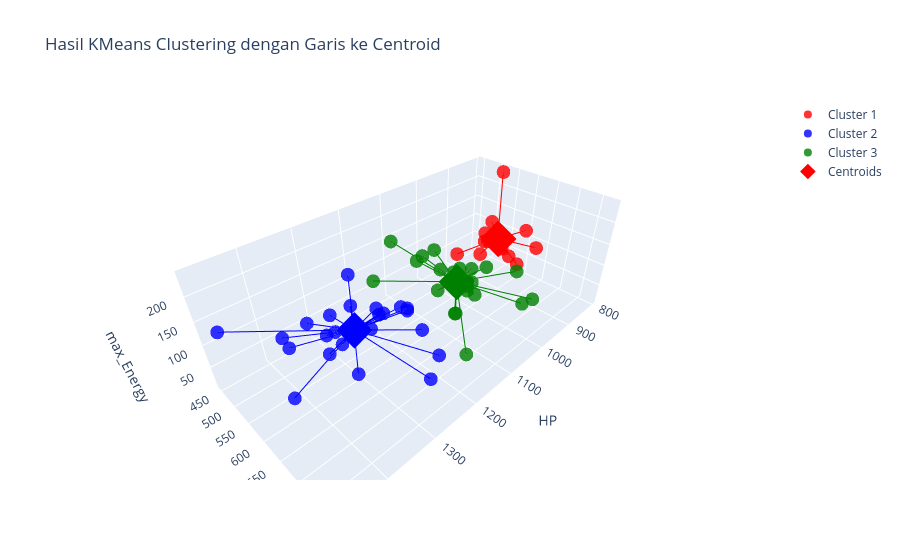

Notebook cell for this chart:
### Code cell
import plotly.graph_objs as go

# Define cluster colors
cluster_colors = ['red', 'blue', 'green']

# Create scatter plots for each cluster
trace1 = go.Scatter3d(
    x=df_train[y_kmeans == 0].iloc[:, 0],
    y=df_train[y_kmeans == 0].iloc[:, 1],
    z=df_train[y_kmeans == 0].iloc[:, 2],
    mode='markers',
    marker=dict(size=8, color=cluster_colors[0], opacity=0.8),
    name='Cluster 1'
)

trace2 = go.Scatter3d(
    x=df_train[y_kmeans == 1].iloc[:, 0],
    y=df_train[y_kmeans == 1].iloc[:, 1],
    z=df_train[y_kmeans == 1].iloc[:, 2],
    mode='markers',
    marker=dict(size=8, color=cluster_colors[1], opacity=0.8),
    name='Cluster 2'
)

trace3 = go.Scatter3d(
    x=df_train[y_kmeans == 2].iloc[:, 0],
    y=df_train[y_kmeans == 2].iloc[:, 1],
    z=df_train[y_kmeans == 2].iloc[:, 2],
    mode='markers',
    marker=dict(size=8, color=cluster_colors[2], opacity=0.8),
    name='Cluster 3'
)

# Create lines between points and centroids for each cluster
lines = []

for cluster_idx, color in enumerate(cluster_colors):
    for i in range(len(df_train[y_kmeans == cluster_idx])):
        lines.append(
            go.Scatter3d(
                x=[df_train.iloc[y_kmeans == cluster_idx, 0].values[i], kmeansmodel.cluster_centers_[cluster_idx, 0]],
                y=[df_train.iloc[y_kmeans == cluster_idx, 1].values[i], kmeansmodel.cluster_centers_[cluster_idx, 1]],
                z=[df_train.iloc[y_kmeans == cluster_idx, 2].values[i], kmeansmodel.cluster_centers_[cluster_idx, 2]],
                mode='lines',
                line=dict(color=color, width=2),
                showlegend=False  # No legend for individual lines
            )
        )

# Scatter plot for centroids
centroids = go.Scatter3d(
    x=kmeansmodel.cluster_centers_[:, 0],
    y=kmeansmodel.cluster_centers_[:, 1],
    z=kmeansmodel.cluster_centers_[:, 2],
    mode='markers',
    marker=dict(size=12, color=cluster_colors, symbol='diamond', opacity=1),
    name='Centroids'
)

# Define layout
layout = go.Layout(
    title='Hasil KMeans Clustering dengan Garis ke Centroid',
    scene=dict(
        xaxis_title='HP',
        yaxis_title='ATK',
        zaxis_title='max_Energy'
    ),
    showlegend=True
)

# Combine traces (clusters, centroids, and lines)
fig = go.Figure(data=[trace1, trace2, trace3, centroids] + lines, layout=layout)

# Show the interactive plot
fig.show()

### Figure 1 — Plotly figure (JSON) as saved in the notebook; plotly's stock layout.template omitted (floating-point values rounded to 4 significant figures)
{"data": [{"marker": {"color": "red", "opacity": 0.8, "size": 8}, "mode": "markers", "name": "Cluster 1", "type": "scatter3d", "x": [882, 953, 931, 917, 988, 917, 931, 847, 917, 917, 893, 882, 917, 811, 815], "y": [547, 582, 640, 653, 547, 582, 621, 529, 564, 600, 679, 582, 564, 600, 524], "z": [100, 110, 120, 100, 110, 130, 130, 130, 120, 130, 140, 120, 140, 120, 240]}, {"marker": {"color": "blue", "opacity": 0.8, "size": 8}, "mode": "markers", "name": "Cluster 2", "type": "scatter3d", "x": [1200, 1242, 1397, 1242, 1341, 1281, 1358, 1475, 1319, 1463, 1242, 1358, 1358, 1358, 1358, 1305, 1203, 1397, 1281, 1270, 1203, 1203, 1242], "y": [600, 582, 543, 737, 617, 757, 543, 466, 563, 679, 699, 602, 602, 679, 679, 529, 446, 524, 640, 600, 621, 621, 602], "z": [110, 120, 100, 110, 120, 100, 130, 135, 100, 140, 140, 140, 100, 240, 110, 110, 110, 110, 160, 100, 115, 120, 120]}, {"marker": {"color": "green", "opacity": 0.8, "size": 8}, "mode": "markers", "name": "Cluster 3", "type": "scatter3d", "x": [1058, 1048, 1125, 1087, 1048, 1023, 1164, 1023, 1058, 1023, 1164, 1058, 1048, 1058, 1048, 1087, 1048, 1087, 1125, 1087, 1087, 1087], "y": [512, 757, 621, 679, 640, 512, 476, 617, 494, 653, 699, 600, 602, 564, 737, 660, 776, 660, 699, 660, 640, 446], "z": [120, 120, 120, 120, 110, 120, 90, 120, 100, 140, 130, 120, 12, 110, 180, 130, 140, 120, 9, 140, 160, 140]}, {"marker": {"color": ["red", "blue", "green"], "opacity": 1, "size": 12, "symbol": "diamond"}, "mode": "markers", "name": "Centroids", "type": "scatter3d", "x": [901.2, 1309.0, 1075.0], "y": [587.6, 605.7, 622.9], "z": [129.3, 123.5, 116.0]}, {"line": {"color": "red", "width": 2}, "mode": "lines", "showlegend": false, "type": "scatter3d", "x": [882, 901.2], "y": [547, 587.6], "z": [100, 129.3]}, {"line": {"color": "red", "width": 2}, "mode": "lines", "showlegend": false, "type": "scatter3d", "x": [953, 901.2], "y": [582, 587.6], "z": [110, 129.3]}, {"line": {"color": "red", "width": 2}, "mode": "lines", "showlegend": false, "type": "scatter3d", "x": [931, 901.2], "y": [640, 587.6], "z": [120, 129.3]}, {"line": {"color": "red", "width": 2}, "mode": "lines", "showlegend": false, "type": "scatter3d", "x": [917, 901.2], "y": [653, 587.6], "z": [100, 129.3]}, {"line": {"color": "red", "width": 2}, "mode": "lines", "showlegend": false, "type": "scatter3d", "x": [988, 901.2], "y": [547, 587.6], "z": [110, 129.3]}, {"line": {"color": "red", "width": 2}, "mode": "lines", "showlegend": false, "type": "scatter3d", "x": [917, 901.2], "y": [582, 587.6], "z": [130, 129.3]}, {"line": {"color": "red", "width": 2}, "mode": "lines", "showlegend": false, "type": "scatter3d", "x": [931, 901.2], "y": [621, 587.6], "z": [130, 129.3]}, {"line": {"color": "red", "width": 2}, "mode": "lines", "showlegend": false, "type": "scatter3d", "x": [847, 901.2], "y": [529, 587.6], "z": [130, 129.3]}, {"line": {"color": "red", "width": 2}, "mode": "lines", "showlegend": false, "type": "scatter3d", "x": [917, 901.2], "y": [564, 587.6], "z": [120, 129.3]}, {"line": {"color": "red", "width": 2}, "mode": "lines", "showlegend": false, "type": "scatter3d", "x": [917, 901.2], "y": [600, 587.6], "z": [130, 129.3]}, {"line": {"color": "red", "width": 2}, "mode": "lines", "showlegend": false, "type": "scatter3d", "x": [893, 901.2], "y": [679, 587.6], "z": [140, 129.3]}, {"line": {"color": "red", "width": 2}, "mode": "lines", "showlegend": false, "type": "scatter3d", "x": [882, 901.2], "y": [582, 587.6], "z": [120, 129.3]}, {"line": {"color": "red", "width": 2}, "mode": "lines", "showlegend": false, "type": "scatter3d", "x": [917, 901.2], "y": [564, 587.6], "z": [140, 129.3]}, {"line": {"color": "red", "width": 2}, "mode": "lines", "showlegend": false, "type": "scatter3d", "x": [811, 901.2], "y": [600, 587.6], "z": [120, 129.3]}, {"line": {"color": "red", "width": 2}, "mode": "lines", "showlegend": false, "type": "scatter3d", "x": [815, 901.2], "y": [524, 587.6], "z": [240, 129.3]}, {"line": {"color": "blue", "width": 2}, "mode": "lines", "showlegend": false, "type": "scatter3d", "x": [1200, 1309.0], "y": [600, 605.7], "z": [110, 123.5]}, {"line": {"color": "blue", "width": 2}, "mode": "lines", "showlegend": false, "type": "scatter3d", "x": [1242, 1309.0], "y": [582, 605.7], "z": [120, 123.5]}, {"line": {"color": "blue", "width": 2}, "mode": "lines", "showlegend": false, "type": "scatter3d", "x": [1397, 1309.0], "y": [543, 605.7], "z": [100, 123.5]}, {"line": {"color": "blue", "width": 2}, "mode": "lines", "showlegend": false, "type": "scatter3d", "x": [1242, 1309.0], "y": [737, 605.7], "z": [110, 123.5]}, {"line": {"color": "blue", "width": 2}, "mode": "lines", "showlegend": false, "type": "scatter3d", "x": [1341, 1309.0], "y": [617, 605.7], "z": [120, 123.5]}, {"line": {"color": "blue", "width": 2}, "mode": "lines", "showlegend": false, "type": "scatter3d", "x": [1281, 1309.0], "y": [757, 605.7], "z": [100, 123.5]}, {"line": {"color": "blue", "width": 2}, "mode": "lines", "showlegend": false, "type": "scatter3d", "x": [1358, 1309.0], "y": [543, 605.7], "z": [130, 123.5]}, {"line": {"color": "blue", "width": 2}, "mode": "lines", "showlegend": false, "type": "scatter3d", "x": [1475, 1309.0], "y": [466, 605.7], "z": [135, 123.5]}, {"line": {"color": "blue", "width": 2}, "mode": "lines", "showlegend": false, "type": "scatter3d", "x": [1319, 1309.0], "y": [563, 605.7], "z": [100, 123.5]}, {"line": {"color": "blue", "width": 2}, "mode": "lines", "showlegend": false, "type": "scatter3d", "x": [1463, 1309.0], "y": [679, 605.7], "z": [140, 123.5]}, {"line": {"color": "blue", "width": 2}, "mode": "lines", "showlegend": false, "type": "scatter3d", "x": [1242, 1309.0], "y": [699, 605.7], "z": [140, 123.5]}, {"line": {"color": "blue", "width": 2}, "mode": "lines", "showlegend": false, "type": "scatter3d", "x": [1358, 1309.0], "y": [602, 605.7], "z": [140, 123.5]}, {"line": {"color": "blue", "width": 2}, "mode": "lines", "showlegend": false, "type": "scatter3d", "x": [1358, 1309.0], "y": [602, 605.7], "z": [100, 123.5]}, {"line": {"color": "blue", "width": 2}, "mode": "lines", "showlegend": false, "type": "scatter3d", "x": [1358, 1309.0], "y": [679, 605.7], "z": [240, 123.5]}, {"line": {"color": "blue", "width": 2}, "mode": "lines", "showlegend": false, "type": "scatter3d", "x": [1358, 1309.0], "y": [679, 605.7], "z": [110, 123.5]}, {"line": {"color": "blue", "width": 2}, "mode": "lines", "showlegend": false, "type": "scatter3d", "x": [1305, 1309.0], "y": [529, 605.7], "z": [110, 123.5]}, {"line": {"color": "blue", "width": 2}, "mode": "lines", "showlegend": false, "type": "scatter3d", "x": [1203, 1309.0], "y": [446, 605.7], "z": [110, 123.5]}, {"line": {"color": "blue", "width": 2}, "mode": "lines", "showlegend": false, "type": "scatter3d", "x": [1397, 1309.0], "y": [524, 605.7], "z": [110, 123.5]}, {"line": {"color": "blue", "width": 2}, "mode": "lines", "showlegend": false, "type": "scatter3d", "x": [1281, 1309.0], "y": [640, 605.7], "z": [160, 123.5]}, {"line": {"color": "blue", "width": 2}, "mode": "lines", "showlegend": false, "type": "scatter3d", "x": [1270, 1309.0], "y": [600, 605.7], "z": [100, 123.5]}, {"line": {"color": "blue", "width": 2}, "mode": "lines", "showlegend": false, "type": "scatter3d", "x": [1203, 1309.0], "y": [621, 605.7], "z": [115, 123.5]}, {"line": {"color": "blue", "width": 2}, "mode": "lines", "showlegend": false, "type": "scatter3d", "x": [1203, 1309.0], "y": [621, 605.7], "z": [120, 123.5]}, {"line": {"color": "blue", "width": 2}, "mode": "lines", "showlegend": false, "type": "scatter3d", "x": [1242, 1309.0], "y": [602, 605.7], "z": [120, 123.5]}, {"line": {"color": "green", "width": 2}, "mode": "lines", "showlegend": false, "type": "scatter3d", "x": [1058, 1075.0], "y": [512, 622.9], "z": [120, 116.0]}, {"line": {"color": "green", "width": 2}, "mode": "lines", "showlegend": false, "type": "scatter3d", "x": [1048, 1075.0], "y": [757, 622.9], "z": [120, 116.0]}, {"line": {"color": "green", "width": 2}, "mode": "lines", "showlegend": false, "type": "scatter3d", "x": [1125, 1075.0], "y": [621, 622.9], "z": [120, 116.0]}, {"line": {"color": "green", "width": 2}, "mode": "lines", "showlegend": false, "type": "scatter3d", "x": [1087, 1075.0], "y": [679, 622.9], "z": [120, 116.0]}, {"line": {"color": "green", "width": 2}, "mode": "lines", "showlegend": false, "type": "scatter3d", "x": [1048, 1075.0], "y": [640, 622.9], "z": [110, 116.0]}, {"line": {"color": "green", "width": 2}, "mode": "lines", "showlegend": false, "type": "scatter3d", "x": [1023, 1075.0], "y": [512, 622.9], "z": [120, 116.0]}, {"line": {"color": "green", "width": 2}, "mode": "lines", "showlegend": false, "type": "scatter3d", "x": [1164, 1075.0], "y": [476, 622.9], "z": [90, 116.0]}, {"line": {"color": "green", "width": 2}, "mode": "lines", "showlegend": false, "type": "scatter3d", "x": [1023, 1075.0], "y": [617, 622.9], "z": [120, 116.0]}, {"line": {"color": "green", "width": 2}, "mode": "lines", "showlegend": false, "type": "scatter3d", "x": [1058, 1075.0], "y": [494, 622.9], "z": [100, 116.0]}, {"line": {"color": "green", "width": 2}, "mode": "lines", "showlegend": false, "type": "scatter3d", "x": [1023, 1075.0], "y": [653, 622.9], "z": [140, 116.0]}, {"line": {"color": "green", "width": 2}, "mode": "lines", "showlegend": false, "type": "scatter3d", "x": [1164, 1075.0], "y": [699, 622.9], "z": [130, 116.0]}, {"line": {"color": "green", "width": 2}, "mode": "lines", "showlegend": false, "type": "scatter3d", "x": [1058, 1075.0], "y": [600, 622.9], "z": [120, 116.0]}, {"line": {"color": "green", "width": 2}, "mode": "lines", "showlegend": false, "type": "scatter3d", "x": [1048, 1075.0], "y": [602, 622.9], "z": [12, 116.0]}, {"line": {"color": "green", "width": 2}, "mode": "lines", "showlegend": false, "type": "scatter3d", "x": [1058, 1075.0], "y": [564, 622.9], "z": [110, 116.0]}, {"line": {"color": "green", "width": 2}, "mode": "lines", "showlegend": false, "type": "scatter3d", "x": [1048, 1075.0], "y": [737, 622.9], "z": [180, 116.0]}, {"line": {"color": "green", "width": 2}, "mode": "lines", "showlegend": false, "type": "scatter3d", "x": [1087, 1075.0], "y": [660, 622.9], "z": [130, 116.0]}, {"line": {"color": "green", "width": 2}, "mode": "lines", "showlegend": false, "type": "scatter3d", "x": [1048, 1075.0], "y": [776, 622.9], "z": [140, 116.0]}, {"line": {"color": "green", "width": 2}, "mode": "lines", "showlegend": false, "type": "scatter3d", "x": [1087, 1075.0], "y": [660, 622.9], "z": [120, 116.0]}, {"line": {"color": "green", "width": 2}, "mode": "lines", "showlegend": false, "type": "scatter3d", "x": [1125, 1075.0], "y": [699, 622.9], "z": [9, 116.0]}, {"line": {"color": "green", "width": 2}, "mode": "lines", "showlegend": false, "type": "scatter3d", "x": [1087, 1075.0], "y": [660, 622.9], "z": [140, 116.0]}, {"line": {"color": "green", "width": 2}, "mode": "lines", "showlegend": false, "type": "scatter3d", "x": [1087, 1075.0], "y": [640, 622.9], "z": [160, 116.0]}, {"line": {"color": "green", "width": 2}, "mode": "lines", "showlegend": false, "type": "scatter3d", "x": [1087, 1075.0], "y": [446, 622.9], "z": [140, 116.0]}], "layout": {"scene": {"xaxis": {"title": {"text": "HP"}}, "yaxis": {"title": {"text": "ATK"}}, "zaxis": {"title": {"text": "max_Energy"}}}, "showlegend": true, "title": {"text": "Hasil KMeans Clustering dengan Garis ke Centroid"}}}
